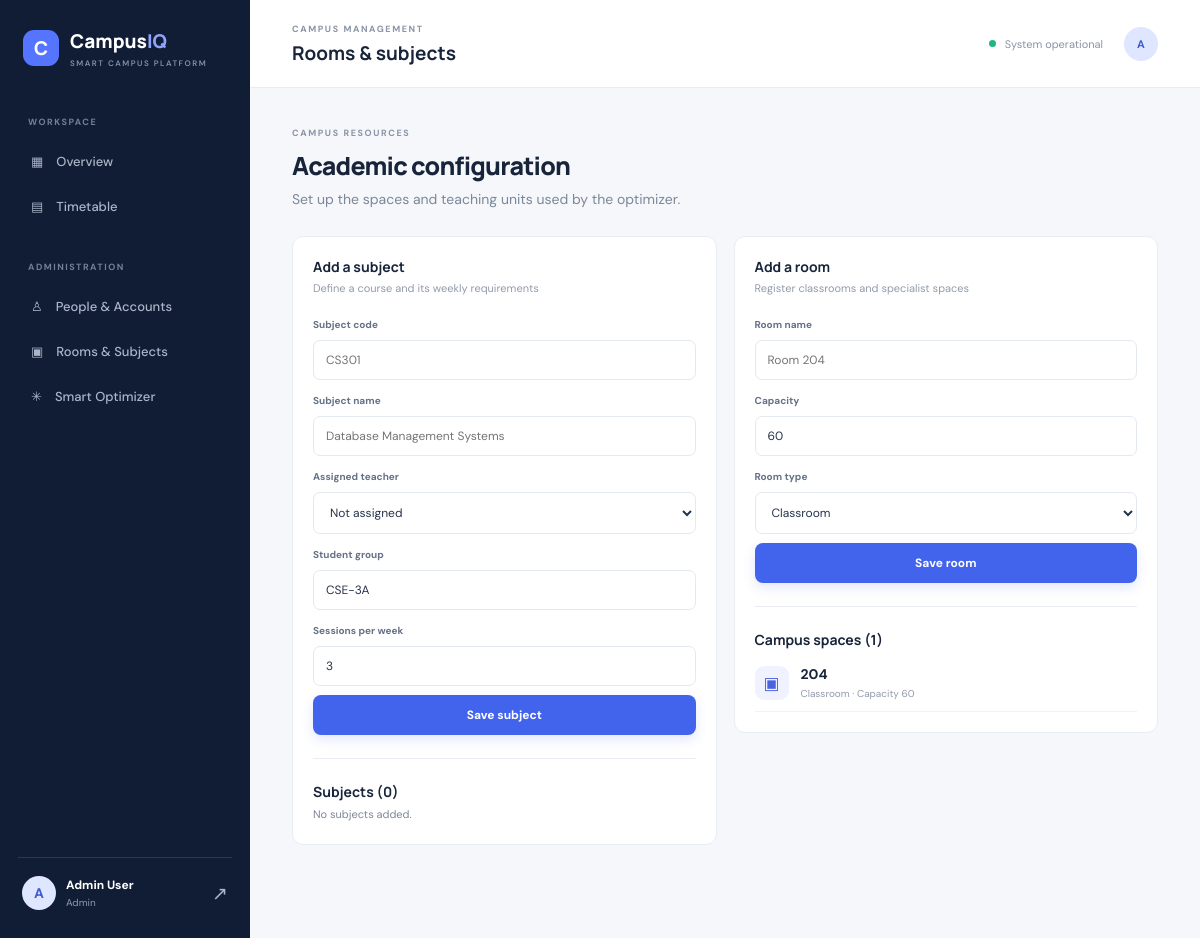
Screenshot of /admin/resources (signed in) with the database file from the repository.
### app.py (models this page shows, shortened)
class User(UserMixin, db.Model):
    id = db.Column(db.Integer, primary_key=True)
    name = db.Column(db.String(100), nullable=False)
    email = db.Column(db.String(120), unique=True, nullable=False)
    password_hash = db.Column(db.String(255), nullable=False)
    role = db.Column(db.String(20), nullable=False)
    department = db.Column(db.String(100), default='Computer Science')
    roll_no = db.Column(db.String(40))

class Room(db.Model):
    id = db.Column(db.Integer, primary_key=True)
    name = db.Column(db.String(60), unique=True, nullable=False)
    capacity = db.Column(db.Integer, nullable=False, default=60)
    room_type = db.Column(db.String(30), default='Classroom')

### app.py (the view, shortened to what this page needs)
@app.route('/admin/resources', methods=['GET','POST'])
@role_required('admin')
def resources():
    return render_template('resources.html', rooms=Room.query.all(), subjects=Subject.query.all(), teachers=User.query.filter_by(role='teacher').all())

### app.py (called while the page is built)
@login_manager.user_loader
def load_user(user_id): return db.session.get(User, int(user_id))

def role_required(*roles):
    def decorator(fn):
        @wraps(fn)
        @login_required
        def wrapped(*args, **kwargs):
            if current_user.role not in roles: abort(403)
            return fn(*args, **kwargs)
        return wrapped
    return decorator

@app.context_processor
def inject_globals(): return {'DAYS': DAYS, 'SLOTS': SLOTS}

### templates/resources.html
{% extends 'base.html' %}{% block page_heading %}Rooms & subjects{% endblock %}{% block content %}<div class="welcome-row"><div><span class="eyebrow">CAMPUS RESOURCES</span><h1>Academic configuration</h1><p class="muted">Set up the spaces and teaching units used by the optimizer.</p></div></div><div class="grid-two align-start"><div class="panel"><div class="panel-head"><div><h3>Add a subject</h3><p>Define a course and its weekly requirements</p></div></div><form method="post" class="form-stack"><input type="hidden" name="kind" value="subject"><label>Subject code</label><input name="code" required placeholder="CS301"><label>Subject name</label><input name="subject_name" required placeholder="Database Management Systems"><label>Assigned teacher</label><select name="teacher_id"><option value="">Not assigned</option>{% for t in teachers %}<option value="{{ t.id }}">{{ t.name }}</option>{% endfor %}</select><label>Student group</label><input name="student_group" value="CSE-3A" required><label>Sessions per week</label><input name="sessions_per_week" type="number" min="1" max="10" value="3" required><button class="btn primary">Save subject</button></form><div class="divider"></div><h3>Subjects ({{ subjects|length }})</h3>{% for s in subjects %}<div class="compact-row"><span class="subject-code">{{ s.code }}</span><span><b>{{ s.name }}</b><small>{{ s.student_group }} · {{ s.teacher.name if s.teacher else 'No faculty' }}</small></span></div>{% else %}<p class="muted small">No subjects added.</p>{% endfor %}</div><div class="panel"><div class="panel-head"><div><h3>Add a room</h3><p>Register classrooms and specialist spaces</p></div></div><form method="post" class="form-stack"><input type="hidden" name="kind" value="room"><label>Room name</label><input name="name" required placeholder="Room 204"><label>Capacity</label><input name="capacity" type="number" min="1" required value="60"><label>Room type</label><select name="room_type"><option>Classroom</option><option>Lab</option><option>Seminar Room</option></select><button class="btn primary">Save room</button></form><div class="divider"></div><h3>Campus spaces ({{ rooms|length }})</h3>{% for r in rooms %}<div class="compact-row"><span class="action-icon">▣</span><span><b>{{ r.name }}</b><small>{{ r.room_type }} · Capacity {{ r.capacity }}</small></span></div>{% else %}<p class="muted small">No rooms added.</p>{% endfor %}</div></div>{% endblock %}

### templates/base.html
<!doctype html><html lang="en"><head><meta charset="utf-8"><meta name="viewport" content="width=device-width,initial-scale=1"><title>{% block title %}CampusIQ{% endblock %} | Smart Campus</title><link rel="stylesheet" href="{{ url_for('static',filename='style.css') }}"></head><body>{% if current_user.is_authenticated %}<aside class="sidebar"><a class="brand" href="{{ url_for('dashboard') }}"><span class="brand-icon">C</span><span>Campus<span class="brand-light">IQ</span><small>SMART CAMPUS PLATFORM</small></span></a><div class="side-label">WORKSPACE</div><a class="nav-link" href="{{ url_for('dashboard') }}">▦ <span>Overview</span></a><a class="nav-link" href="{{ url_for('timetable') }}">▤ <span>Timetable</span></a>{% if current_user.role=='admin' %}<div class="side-label">ADMINISTRATION</div><a class="nav-link" href="{{ url_for('users') }}">♙ <span>People & Accounts</span></a><a class="nav-link" href="{{ url_for('resources') }}">▣ <span>Rooms & Subjects</span></a><a class="nav-link" href="{{ url_for('optimize') }}">✳ <span>Smart Optimizer</span></a>{% elif current_user.role=='teacher' %}<div class="side-label">TEACHING</div><a class="nav-link" href="{{ url_for('availability') }}">◷ <span>My Availability</span></a>{% endif %}<div class="sidebar-bottom"><div class="avatar">{{ current_user.name[:1]|upper }}</div><div class="user-mini"><b>{{ current_user.name }}</b><small>{{ current_user.role|title }}</small></div><a class="logout" href="{{ url_for('logout') }}">↗</a></div></aside>{% endif %}<main class="main {% if not current_user.is_authenticated %}main-auth{% endif %}">{% if current_user.is_authenticated %}<header class="topbar"><div><span class="eyebrow">CAMPUS MANAGEMENT</span><h2>{% block page_heading %}Overview{% endblock %}</h2></div><div class="top-right"><span class="status-dot"></span><span>System operational</span><div class="top-avatar">{{ current_user.name[:1]|upper }}</div></div></header>{% endif %}<section class="content">{% with messages=get_flashed_messages(with_categories=true) %}{% for category,message in messages %}<div class="flash {{ category }}">{{ message }}</div>{% endfor %}{% endwith %}{% block content %}{% endblock %}</section></main></body></html>

### static/style.css (style rules this page uses)
:root { --navy:#111d35;--blue:#4263eb;--ink:#18243a;--muted:#7c8799;--line:#e9edf3;--bg:#f5f7fb;--white:#fff;--green:#15966b }
* { box-sizing:border-box }
body { margin:0;background:var(--bg);color:var(--ink);font-family:'DM Sans',sans-serif;font-size:14px }
.sidebar { width:250px;background:#111d35;color:#fff;position:fixed;inset:0 auto 0 0;padding:28px 18px;display:flex;flex-direction:column;z-index:3 }
.brand { display:flex;align-items:center;gap:11px;color:white;text-decoration:none;font:800 19px Manrope;margin:0 5px 48px }
.brand-icon { width:36px;height:36px;background:#5575ff;border-radius:11px;display:grid;place-items:center;color:white;font-size:19px }
.brand-light { color:#8fa4ff }
.brand small { display:block;font:600 8px 'DM Sans';letter-spacing:1.5px;color:#8390a8;margin-top:4px }
.side-label { font-size:9px;letter-spacing:1.5px;color:#72809a;font-weight:700;margin:0 10px 13px }
.nav-link { color:#aab5c8;text-decoration:none;padding:12px 13px;border-radius:8px;display:flex;gap:13px;align-items:center;margin-bottom:4px;font-size:13px }
.nav-link span { font-weight:500 }
.sidebar .side-label:not(:first-of-type) { margin-top:30px }
.sidebar-bottom { margin-top:auto;border-top:1px solid #2b3850;padding:18px 4px 0;display:flex;align-items:center;gap:10px }
.avatar,.top-avatar { width:34px;height:34px;border-radius:50%;background:#dfe6ff;color:#405bd0;display:grid;place-items:center;font-weight:700 }
.user-mini { display:grid;gap:3px;flex:1 }
.user-mini b { font-size:12px }
.user-mini small { font-size:10px;color:#8d9bb1 }
.logout { color:#aab5c8;text-decoration:none;font-size:19px }
.main { margin-left:250px;min-height:100vh }
.topbar { height:88px;background:white;border-bottom:1px solid var(--line);display:flex;align-items:center;justify-content:space-between;padding:0 42px }
.topbar h2 { font:700 19px Manrope;margin:4px 0 }
.eyebrow { font-size:9px;letter-spacing:1.6px;color:#8994a6;font-weight:700 }
.top-right { display:flex;align-items:center;gap:9px;color:#8994a6;font-size:11px }
.status-dot { width:7px;height:7px;border-radius:50%;background:#20b581 }
.top-avatar { margin-left:12px }
.content { padding:34px 42px 55px;max-width:1500px;margin:auto }
.welcome-row { display:flex;justify-content:space-between;align-items:center;gap:20px;margin-bottom:26px }
.welcome-row h1 { font:800 25px Manrope;letter-spacing:-.8px;margin:8px 0 5px }
.muted { color:var(--muted);line-height:1.6;margin:0 }
.small { font-size:11px }
.btn { display:inline-flex;align-items:center;justify-content:center;gap:15px;border:0;border-radius:8px;padding:12px 17px;text-decoration:none;font:700 12px 'DM Sans';cursor:pointer }
.primary { background:var(--blue);color:white;box-shadow:0 5px 12px #4263eb25 }
.stat-card,.panel { background:white;border:1px solid var(--line);border-radius:11px;padding:20px }
.grid-two { display:grid;grid-template-columns:1fr 1fr;gap:17px;margin-bottom:19px }
.align-start { align-items:start }
.panel { margin-bottom:19px }
.panel h3,.panel-head h3 { font:700 14px Manrope;margin:0 0 5px }
.panel-head { display:flex;align-items:center;justify-content:space-between;margin-bottom:18px }
.panel-head p { font-size:11px;color:#929bab;margin:0 }
.action-icon { width:34px;height:34px;display:grid;place-items:center;background:#f0f3ff;color:#4a64df;border-radius:9px;font-size:17px }
.action-list small,.compact-row small { font-size:10px;color:#929bab }
.form-stack { display:flex;flex-direction:column;gap:9px;margin-top:17px }
.form-stack label { font-size:10px;font-weight:700;color:#657187;margin-top:5px }
.form-stack input,.form-stack select { width:100%;border:1px solid #e4e9f0;background:#fff;border-radius:7px;padding:11px 12px;font:12px 'DM Sans';color:#26344b;outline:none }
.compact-row { display:flex;align-items:center;gap:12px;padding:11px 0;border-bottom:1px solid #f0f2f6 }
.compact-row>span:last-child { display:grid;gap:4px }
.divider { height:1px;background:var(--line);margin:23px 0 }

### rows the page displays
User: name "A", name "Admin User", role "Admin"
Room: name "204", room_type "Classroom", capacity "60"

### other values shown
{{ subjects|length }} "0"
{{ rooms|length }} "1"
